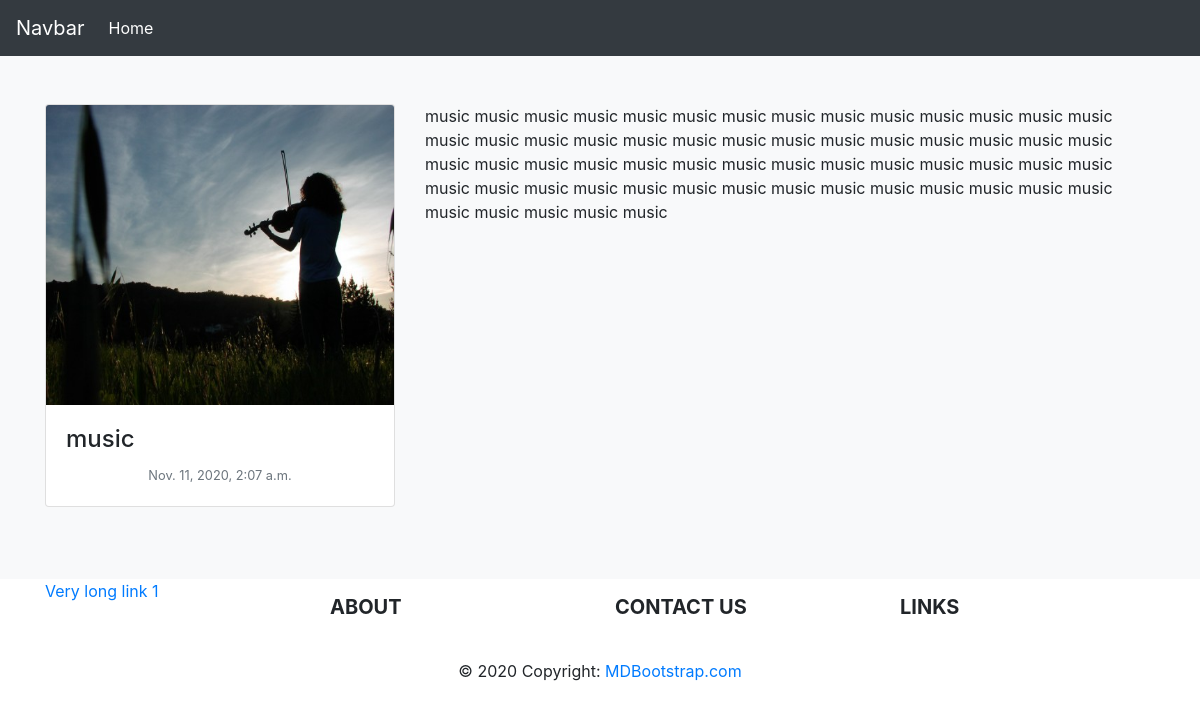
The app's page /music/ with its own data.
### core/models.py (models this page shows, shortened)
class Core(models.Model):
    title = models.CharField(max_length=200)
    excpert = models.TextField(null=True)
    author = models.ForeignKey(User , on_delete=models.CASCADE)
    slug = models.SlugField(max_length=200 , unique=True)
    image = models.ImageField(upload_to ='uploads/')
    updated = models.DateTimeField(auto_now=True)
    puplished = models.DateTimeField(default=timezone.now)
    class Meta:
        ordering = ['-puplished']
        verbose_name_plural = 'Core'

### core/views.py (the view)
class SinglelView(DetailView):
    model = Core
    template_name = "core/single.html"
    context_object_name = 'post'

### templates/core/single.html
{% extends 'core/base.html' %}
{% block content%}
<div class="album py-5 bg-light">
    <div class="container">
        <div class="row">
            <div class="col-md-4">
                <div class="card mb-4 box-shadow">
                    <img class='card-img-top' src='{{post.image.url}}' alt='card image cap' width="500" height="300">
                    <div class="card-body">
                        <h4 class="">{{post.title}}</h4>
                        <div class="d-flex justify-content-center align-items-center">
                            <div class="">
                                <small class="text-muted">{{post.puplished}}</small>
                            </div>
                        </div>
                    </div>
                </div>
            </div>
            <div class="col-md-8">
                <p>{{post.excpert}}</p>
            </div>
        </div>
    </div>
</div>
{% endblock%}

### records on screen
Core: image (picture), title "music", puplished "Nov. 11, 2020, 2:07 a.m.", excpert "music music music music music music music music music music music music music music music music music music music music music music music music music music music music music music music music music music music music music music music music music music music music music music music music music music music music music music music music music music music music music"
